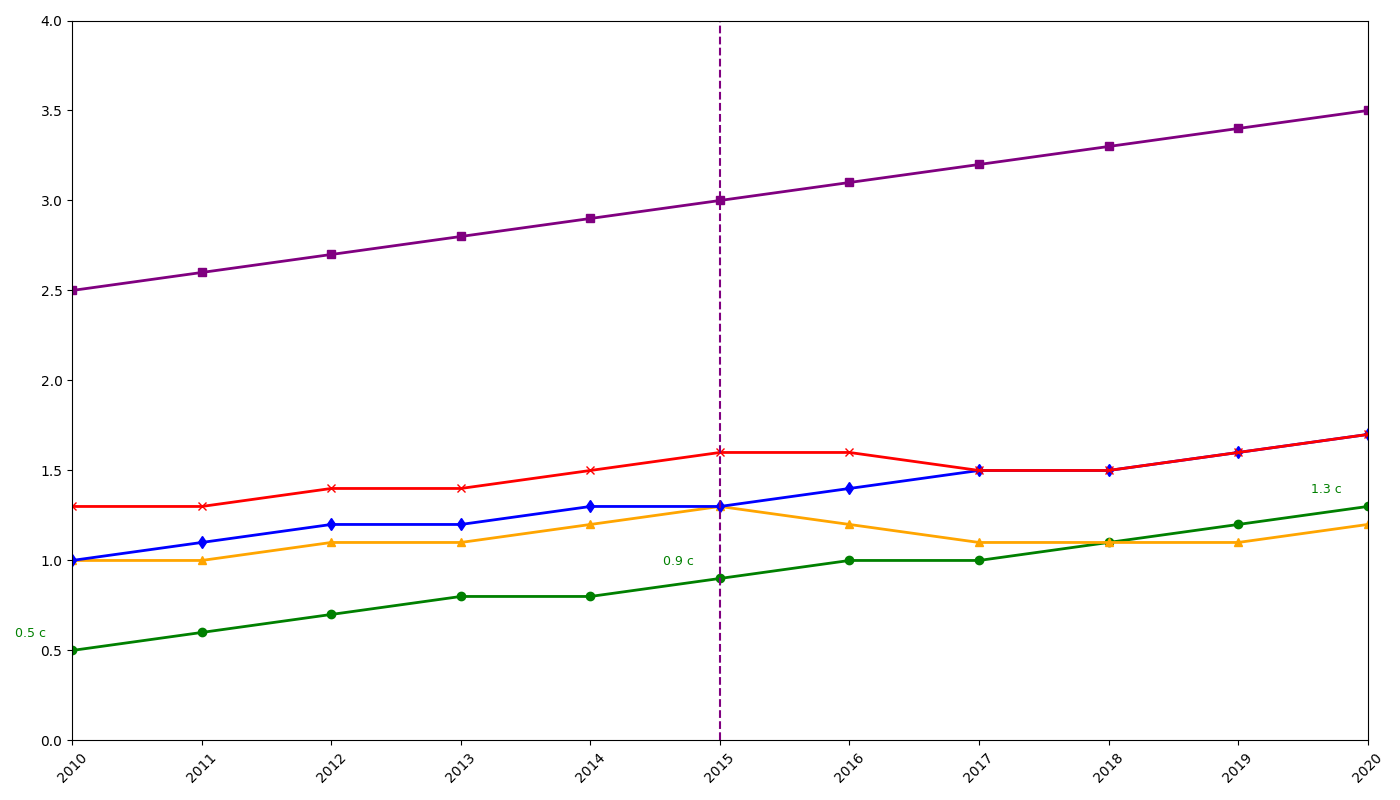

The script that drew this image:
import numpy as np
import matplotlib.pyplot as plt

years = np.arange(2010, 2021)

teenagers = np.array([0.5, 0.6, 0.7, 0.8, 0.8, 0.9, 1.0, 1.0, 1.1, 1.2, 1.3])
adults = np.array([2.5, 2.6, 2.7, 2.8, 2.9, 3.0, 3.1, 3.2, 3.3, 3.4, 3.5])
seniors = np.array([1.0, 1.0, 1.1, 1.1, 1.2, 1.3, 1.2, 1.1, 1.1, 1.1, 1.2])

students = np.array([1.0, 1.1, 1.2, 1.2, 1.3, 1.3, 1.4, 1.5, 1.5, 1.6, 1.7])
retirees = np.array([1.3, 1.3, 1.4, 1.4, 1.5, 1.6, 1.6, 1.5, 1.5, 1.6, 1.7])

plt.figure(figsize=(14, 8))

plt.plot(years, teenagers, color='green', marker='o', linestyle='-', linewidth=2)
plt.plot(years, adults, color='purple', marker='s', linestyle='-', linewidth=2)
plt.plot(years, seniors, color='orange', marker='^', linestyle='-', linewidth=2)

plt.plot(years, students, color='blue', marker='d', linestyle='-', linewidth=2)
plt.plot(years, retirees, color='red', marker='x', linestyle='-', linewidth=2)

plt.xticks(years, rotation=45)

plt.axvline(x=2015, linestyle='--', color='purple', linewidth=1.5)

for year, cups in zip(years, teenagers):
    if year in [2010, 2015, 2020]:
        plt.annotate(f'{cups} c', xy=(year, cups), textcoords='offset points', xytext=(-30, 10), ha='center', fontsize=9, color='green')

plt.xlim(2010, 2020)
plt.ylim(0, 4)

plt.tight_layout()
plt.show()
